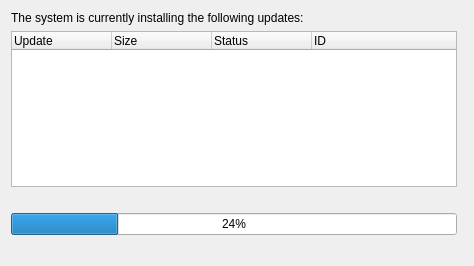
<?xml version="1.0" encoding="UTF-8"?>
<ui version="4.0">
 <class>updaterStatus</class>
 <widget class="QDialog" name="updaterStatus">
  <property name="geometry">
   <rect>
    <x>0</x>
    <y>0</y>
    <width>474</width>
    <height>266</height>
   </rect>
  </property>
  <property name="windowTitle">
   <string>Installing Updates</string>
  </property>
  <property name="windowIcon">
   <iconset>
    <normaloff>:/working.png</normaloff>:/working.png</iconset>
  </property>
  <layout class="QGridLayout">
   <item row="4" column="0">
    <spacer name="spacer1">
     <property name="orientation">
      <enum>Qt::Horizontal</enum>
     </property>
     <property name="sizeType">
      <enum>QSizePolicy::Expanding</enum>
     </property>
     <property name="sizeHint" stdset="0">
      <size>
       <width>378</width>
       <height>20</height>
      </size>
     </property>
    </spacer>
   </item>
   <item row="0" column="0" colspan="2">
    <widget class="QLabel" name="textLabel8">
     <property name="frameShape">
      <enum>QFrame::NoFrame</enum>
     </property>
     <property name="frameShadow">
      <enum>QFrame::Plain</enum>
     </property>
     <property name="text">
      <string>The system is currently installing the following updates:</string>
     </property>
     <property name="wordWrap">
      <bool>false</bool>
     </property>
    </widget>
   </item>
   <item row="2" column="0" colspan="2">
    <widget class="QLabel" name="textInstallStatusLabel">
     <property name="text">
      <string/>
     </property>
     <property name="alignment">
      <set>Qt::AlignCenter</set>
     </property>
     <property name="wordWrap">
      <bool>false</bool>
     </property>
    </widget>
   </item>
   <item row="3" column="0">
    <widget class="QProgressBar" name="progressInstall">
     <property name="value">
      <number>24</number>
     </property>
    </widget>
   </item>
   <item row="1" column="0">
    <widget class="QTreeWidget" name="listInstallView">
     <property name="rootIsDecorated">
      <bool>false</bool>
     </property>
     <column>
      <property name="text">
       <string>Update</string>
      </property>
     </column>
     <column>
      <property name="text">
       <string>Size</string>
      </property>
     </column>
     <column>
      <property name="text">
       <string>Status</string>
      </property>
     </column>
     <column>
      <property name="text">
       <string>ID</string>
      </property>
     </column>
    </widget>
   </item>
  </layout>
 </widget>
 <layoutdefault spacing="6" margin="11"/>
 <resources>
  <include location="PBSystem.qrc"/>
 </resources>
 <connections/>
</ui>
